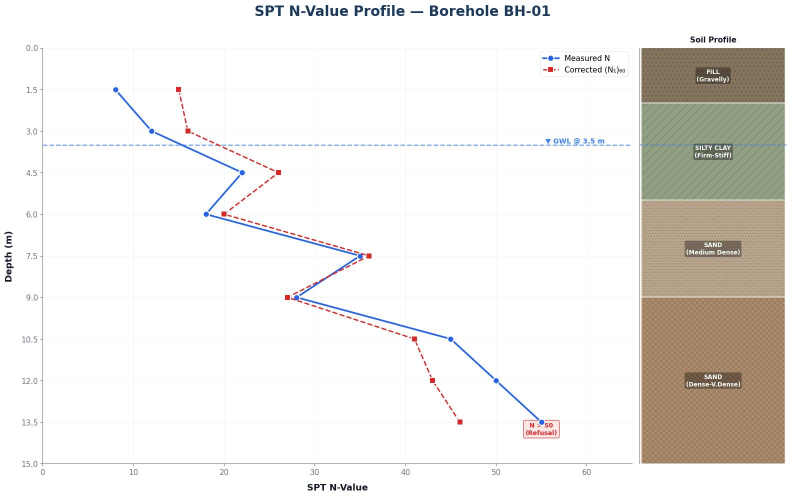
#> input picture src/assets/spt-profile-hero.jpg, 1583 x 994 px (shown at 1/2 size)
$ python -i image_preprocess.py   (imports and definitions only)
#> lines starting #> are read from the running program, lines starting #| are printed output that depends on the picture
#> further down, picture is the input picture: shape (994, 1583, 3); mean B, G, R 231.5, 234.8, 237.1
import cv2
import numpy as np
from typing import Tuple

def preprocess_core_image(image: np.ndarray, target_width: int = 1080) -> Tuple[np.ndarray, np.ndarray, float]:
    """
    Resizes image for performance, converts to grayscale, and applies CLAHE.
    Returns:
        (bgr_image, gray_image, scale_factor)
    """
#> called with target_width = 1080
    h, w = image.shape[:2]
#> h = 994; w = 1583

    # Calculate scale factor
    scale = target_width / float(w)
#> scale = 0.682
    target_height = int(h * scale)
#> target_height = 678

    # Resize
    resized = cv2.resize(image, (target_width, target_height), interpolation=cv2.INTER_AREA)
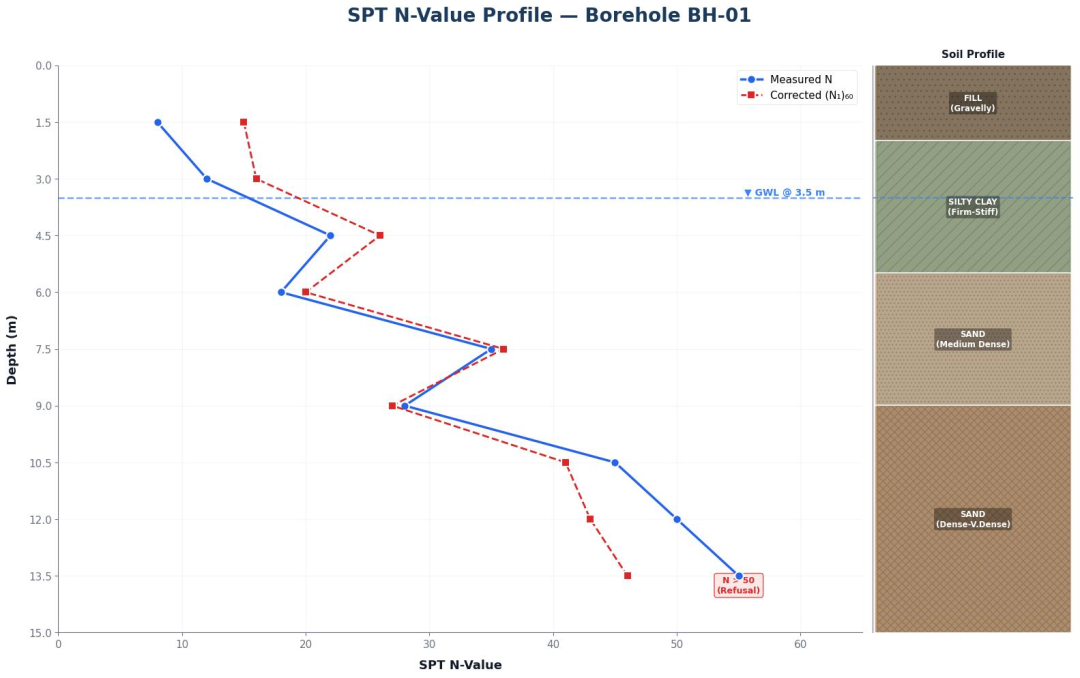
#> resized: shape (678, 1080, 3); mean B, G, R 231.5, 234.8, 237.1

    # Grayscale
    gray = cv2.cvtColor(resized, cv2.COLOR_BGR2GRAY)
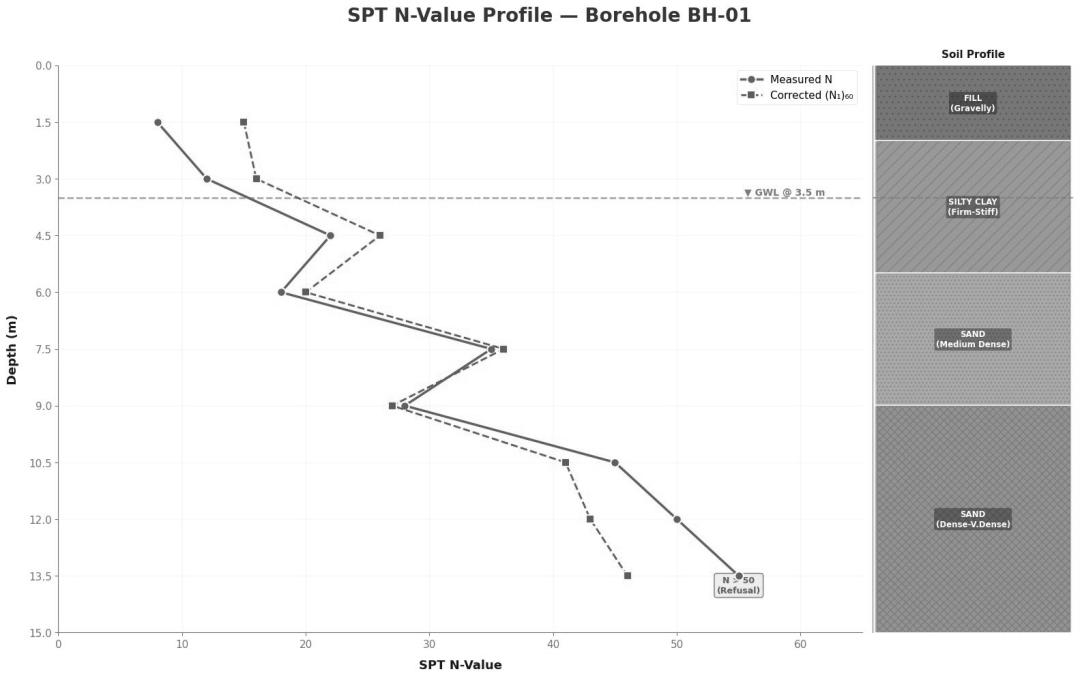
#> gray: shape (678, 1080); min 18, max 255, mean 235.1

    # Apply CLAHE (Contrast Limited Adaptive Histogram Equalization)
    clahe = cv2.createCLAHE(clipLimit=2.0, tileGridSize=(8,8))
    enhanced_gray = clahe.apply(gray)

    # Denoise
    blurred = cv2.GaussianBlur(enhanced_gray, (5, 5), 0)

    return resized, blurred, scale

>>> import cv2
>>> picture = cv2.imread('../../../src/assets/spt-profile-hero.jpg')
>>> result = preprocess_core_image(picture)
